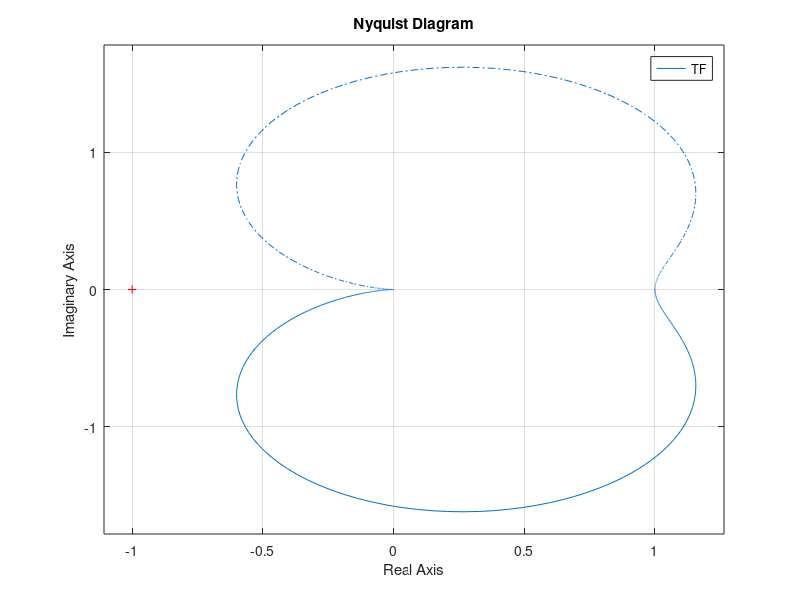

MATLAB code for this plot: (Note: this script raises an error after producing the figure.)
TF = tf([10],[1 2 10])%伝達関数の定義
figure(1)% 描画ウィンドウの生成
nyquist(TF)%ナイキスト線図

figure(2)

opton = nyquistoptions%関数ナイキストのオプションのリストを格納した変数を定義

option.ShowFullContour ='off'% ナイキスト線図の虚軸正の部分を描画しない設定にすることでベクトル軌跡を書く
option.Title.String = 'ベクトル軌跡'% ベクトル軌跡の図のタイトルを設定

nyquist(TF,option)% ベクトル軌跡の描画
ylim([-2,0.2])

figure(3)

omega =logspace(-1,2,1000);% システムに対する各周波数（入力）を常用対数間隔でデータ列の作成
bode(TF,omega)% ボード線図の描画
grid on
%TF2 = tf([],[])%伝達関数の定義２